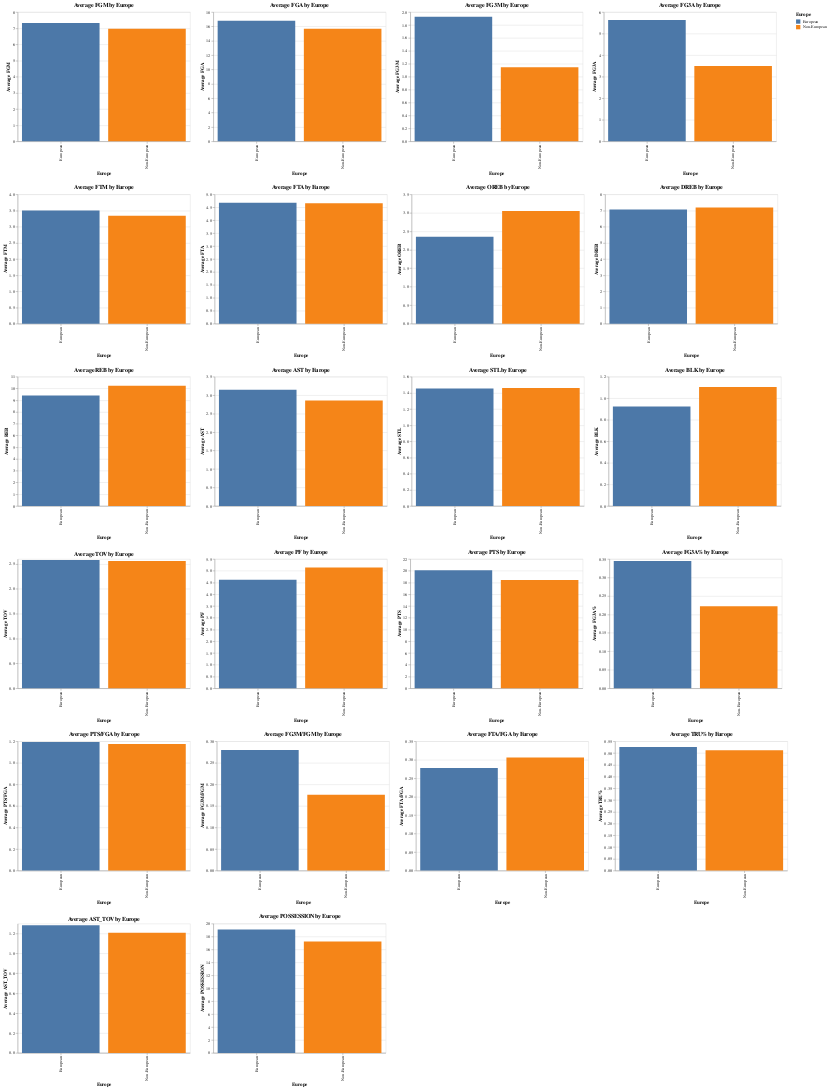

Notebook code cell kept with this figure:
### Code cell
import altair as alt
import pandas as pd
import altair_saver


# Annahme: Sie haben zwei DataFrames: data_per_min_europe_regular und data_per_min_usa_regular

# Fügen Sie eine neue Spalte hinzu, um anzuzeigen, ob der Spieler Europäer ist oder nicht
europe_F_regular['Europe'] = 'European'
non_europe_F_regular['Europe'] = 'Non-European'

# Kombinieren Sie die beiden DataFrames
combined_df = pd.concat([europe_F_regular, non_europe_F_regular])

# Liste der Metriken, die geplottet werden sollen
metrics = ['FGM', 'FGA', 'FG3M', 'FG3A', 'FTM', 'FTA', 
           'OREB', 'DREB', 'REB', 'AST', 'STL', 'BLK', 'TOV', 
           'PF', 'PTS', 'FG3A%', 'PTS/FGA', 'FG3M/FGM', 'FTA/FGA', 
           'TRU%', 'AST_TOV', 'POSSESSION']

# Liste zum Speichern der Diagramme
charts = []

# Einen Bruchteil des kombinierten DataFrame auswählen
sampled_df = combined_df.sample(frac=0.5)  # Passen Sie den Bruchteil bei Bedarf an

# Für jede Metrik ein gruppiertes Balkendiagramm erstellen und die Diagramme in eine Liste speichern
for metric in metrics:
    chart = alt.Chart(sampled_df).mark_bar().encode(
        x=alt.X('Europe:N', title='Europe'),
        y=alt.Y(f'mean({metric}):Q', title=f'Average {metric}'),
        color=alt.Color('Europe:N', legend=alt.Legend(title='Europe'))
    ).properties(
        title=f'Average {metric} by Europe',
        width=400,
        height=300
    )
    charts.append(chart)

# Diagramme in sechs Zeilen stapeln
alt_row = alt.vconcat(*[alt.hconcat(*charts[i:i+4]) for i in range(0, len(charts), 4)])

# Die Diagramme anzeigen
alt_row

### Figure 1 — Vega-Lite specification as saved in the notebook (floating-point values rounded to 4 significant figures; data arrays with more than 128 entries replaced by an {"elided": "..."} marker saying what was removed)
{"config": {"view": {"continuousWidth": 300, "continuousHeight": 300}}, "vconcat": [{"hconcat": [{"mark": {"type": "bar"}, "encoding": {"color": {"field": "Europe", "legend": {"title": "Europe"}, "type": "nominal"}, "x": {"field": "Europe", "title": "Europe", "type": "nominal"}, "y": {"aggregate": "mean", "field": "FGM", "title": "Average FGM", "type": "quantitative"}}, "height": 300, "title": "Average FGM by Europe", "width": 400}, {"mark": {"type": "bar"}, "encoding": {"color": {"field": "Europe", "legend": {"title": "Europe"}, "type": "nominal"}, "x": {"field": "Europe", "title": "Europe", "type": "nominal"}, "y": {"aggregate": "mean", "field": "FGA", "title": "Average FGA", "type": "quantitative"}}, "height": 300, "title": "Average FGA by Europe", "width": 400}, {"mark": {"type": "bar"}, "encoding": {"color": {"field": "Europe", "legend": {"title": "Europe"}, "type": "nominal"}, "x": {"field": "Europe", "title": "Europe", "type": "nominal"}, "y": {"aggregate": "mean", "field": "FG3M", "title": "Average FG3M", "type": "quantitative"}}, "height": 300, "title": "Average FG3M by Europe", "width": 400}, {"mark": {"type": "bar"}, "encoding": {"color": {"field": "Europe", "legend": {"title": "Europe"}, "type": "nominal"}, "x": {"field": "Europe", "title": "Europe", "type": "nominal"}, "y": {"aggregate": "mean", "field": "FG3A", "title": "Average FG3A", "type": "quantitative"}}, "height": 300, "title": "Average FG3A by Europe", "width": 400}]}, {"hconcat": [{"mark": {"type": "bar"}, "encoding": {"color": {"field": "Europe", "legend": {"title": "Europe"}, "type": "nominal"}, "x": {"field": "Europe", "title": "Europe", "type": "nominal"}, "y": {"aggregate": "mean", "field": "FTM", "title": "Average FTM", "type": "quantitative"}}, "height": 300, "title": "Average FTM by Europe", "width": 400}, {"mark": {"type": "bar"}, "encoding": {"color": {"field": "Europe", "legend": {"title": "Europe"}, "type": "nominal"}, "x": {"field": "Europe", "title": "Europe", "type": "nominal"}, "y": {"aggregate": "mean", "field": "FTA", "title": "Average FTA", "type": "quantitative"}}, "height": 300, "title": "Average FTA by Europe", "width": 400}, {"mark": {"type": "bar"}, "encoding": {"color": {"field": "Europe", "legend": {"title": "Europe"}, "type": "nominal"}, "x": {"field": "Europe", "title": "Europe", "type": "nominal"}, "y": {"aggregate": "mean", "field": "OREB", "title": "Average OREB", "type": "quantitative"}}, "height": 300, "title": "Average OREB by Europe", "width": 400}, {"mark": {"type": "bar"}, "encoding": {"color": {"field": "Europe", "legend": {"title": "Europe"}, "type": "nominal"}, "x": {"field": "Europe", "title": "Europe", "type": "nominal"}, "y": {"aggregate": "mean", "field": "DREB", "title": "Average DREB", "type": "quantitative"}}, "height": 300, "title": "Average DREB by Europe", "width": 400}]}, {"hconcat": [{"mark": {"type": "bar"}, "encoding": {"color": {"field": "Europe", "legend": {"title": "Europe"}, "type": "nominal"}, "x": {"field": "Europe", "title": "Europe", "type": "nominal"}, "y": {"aggregate": "mean", "field": "REB", "title": "Average REB", "type": "quantitative"}}, "height": 300, "title": "Average REB by Europe", "width": 400}, {"mark": {"type": "bar"}, "encoding": {"color": {"field": "Europe", "legend": {"title": "Europe"}, "type": "nominal"}, "x": {"field": "Europe", "title": "Europe", "type": "nominal"}, "y": {"aggregate": "mean", "field": "AST", "title": "Average AST", "type": "quantitative"}}, "height": 300, "title": "Average AST by Europe", "width": 400}, {"mark": {"type": "bar"}, "encoding": {"color": {"field": "Europe", "legend": {"title": "Europe"}, "type": "nominal"}, "x": {"field": "Europe", "title": "Europe", "type": "nominal"}, "y": {"aggregate": "mean", "field": "STL", "title": "Average STL", "type": "quantitative"}}, "height": 300, "title": "Average STL by Europe", "width": 400}, {"mark": {"type": "bar"}, "encoding": {"color": {"field": "Europe", "legend": {"title": "Europe"}, "type": "nominal"}, "x": {"field": "Europe", "title": "Europe", "type": "nominal"}, "y": {"aggregate": "mean", "field": "BLK", "title": "Average BLK", "type": "quantitative"}}, "height": 300, "title": "Average BLK by Europe", "width": 400}]}, {"hconcat": [{"mark": {"type": "bar"}, "encoding": {"color": {"field": "Europe", "legend": {"title": "Europe"}, "type": "nominal"}, "x": {"field": "Europe", "title": "Europe", "type": "nominal"}, "y": {"aggregate": "mean", "field": "TOV", "title": "Average TOV", "type": "quantitative"}}, "height": 300, "title": "Average TOV by Europe", "width": 400}, {"mark": {"type": "bar"}, "encoding": {"color": {"field": "Europe", "legend": {"title": "Europe"}, "type": "nominal"}, "x": {"field": "Europe", "title": "Europe", "type": "nominal"}, "y": {"aggregate": "mean", "field": "PF", "title": "Average PF", "type": "quantitative"}}, "height": 300, "title": "Average PF by Europe", "width": 400}, {"mark": {"type": "bar"}, "encoding": {"color": {"field": "Europe", "legend": {"title": "Europe"}, "type": "nominal"}, "x": {"field": "Europe", "title": "Europe", "type": "nominal"}, "y": {"aggregate": "mean", "field": "PTS", "title": "Average PTS", "type": "quantitative"}}, "height": 300, "title": "Average PTS by Europe", "width": 400}, {"mark": {"type": "bar"}, "encoding": {"color": {"field": "Europe", "legend": {"title": "Europe"}, "type": "nominal"}, "x": {"field": "Europe", "title": "Europe", "type": "nominal"}, "y": {"aggregate": "mean", "field": "FG3A%", "title": "Average FG3A%", "type": "quantitative"}}, "height": 300, "title": "Average FG3A% by Europe", "width": 400}]}, {"hconcat": [{"mark": {"type": "bar"}, "encoding": {"color": {"field": "Europe", "legend": {"title": "Europe"}, "type": "nominal"}, "x": {"field": "Europe", "title": "Europe", "type": "nominal"}, "y": {"aggregate": "mean", "field": "PTS/FGA", "title": "Average PTS/FGA", "type": "quantitative"}}, "height": 300, "title": "Average PTS/FGA by Europe", "width": 400}, {"mark": {"type": "bar"}, "encoding": {"color": {"field": "Europe", "legend": {"title": "Europe"}, "type": "nominal"}, "x": {"field": "Europe", "title": "Europe", "type": "nominal"}, "y": {"aggregate": "mean", "field": "FG3M/FGM", "title": "Average FG3M/FGM", "type": "quantitative"}}, "height": 300, "title": "Average FG3M/FGM by Europe", "width": 400}, {"mark": {"type": "bar"}, "encoding": {"color": {"field": "Europe", "legend": {"title": "Europe"}, "type": "nominal"}, "x": {"field": "Europe", "title": "Europe", "type": "nominal"}, "y": {"aggregate": "mean", "field": "FTA/FGA", "title": "Average FTA/FGA", "type": "quantitative"}}, "height": 300, "title": "Average FTA/FGA by Europe", "width": 400}, {"mark": {"type": "bar"}, "encoding": {"color": {"field": "Europe", "legend": {"title": "Europe"}, "type": "nominal"}, "x": {"field": "Europe", "title": "Europe", "type": "nominal"}, "y": {"aggregate": "mean", "field": "TRU%", "title": "Average TRU%", "type": "quantitative"}}, "height": 300, "title": "Average TRU% by Europe", "width": 400}]}, {"hconcat": [{"mark": {"type": "bar"}, "encoding": {"color": {"field": "Europe", "legend": {"title": "Europe"}, "type": "nominal"}, "x": {"field": "Europe", "title": "Europe", "type": "nominal"}, "y": {"aggregate": "mean", "field": "AST_TOV", "title": "Average AST_TOV", "type": "quantitative"}}, "height": 300, "title": "Average AST_TOV by Europe", "width": 400}, {"mark": {"type": "bar"}, "encoding": {"color": {"field": "Europe", "legend": {"title": "Europe"}, "type": "nominal"}, "x": {"field": "Europe", "title": "Europe", "type": "nominal"}, "y": {"aggregate": "mean", "field": "POSSESSION", "title": "Average POSSESSION", "type": "quantitative"}}, "height": 300, "title": "Average POSSESSION by Europe", "width": 400}]}], "data": {"name": "data-b3c38c66c55e82ba8777ba75957a3900"}, "$schema": "https://vega.github.io/schema/vega-lite/v5.17.0.json", "datasets": {"data-b3c38c66c55e82ba8777ba75957a3900": {"elided": "2526 records"}}}
